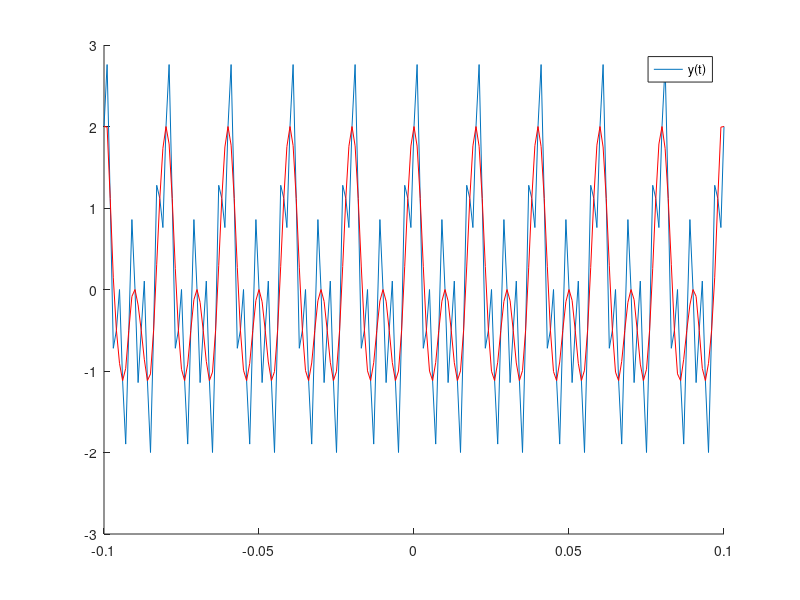
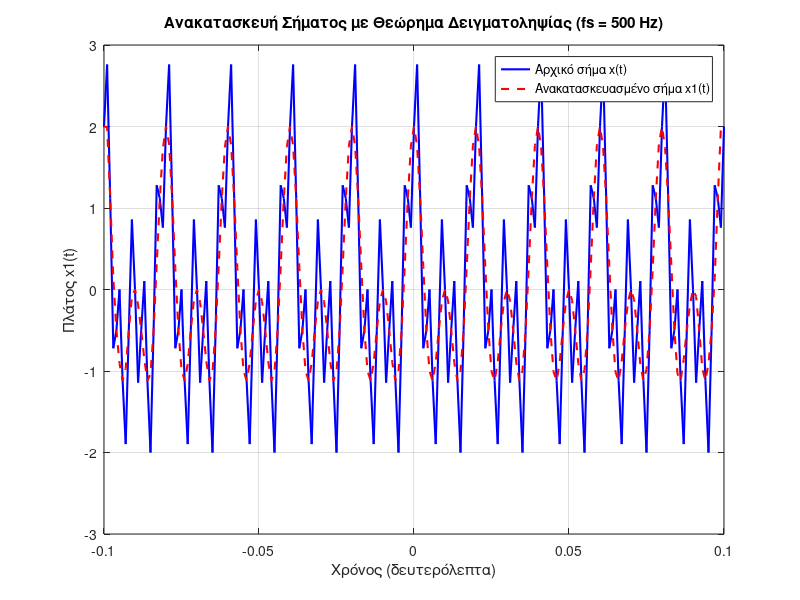

Reproduce these figures in MATLAB, in order.
t=-0.1:.001:0.1;
Ts=0.002;
N1=-50:1:50;
z=cos(100*pi*t)+ cos(200*pi*t)+sin(500*pi*t);
Xs=cos(100*pi*N1*Ts)+cos(200*pi*N1*Ts)+sin(500*pi*N1*Ts);
for k=1:1:length(t)
    x1(k)=Xs*sinc((t(k)-N1*Ts)/Ts)';
end;
hold on;
plot(t,z);
plot(t,x1,'-r');
legend('Xs(t)');
legend('y(t)');% Καθαρισμός του workspace και των figure
clear;
clc;
close all;

% Ορισμός του διαστήματος χρόνου από -0.1 έως 0.1 με βήμα 0.001
t = -0.1:0.001:0.1;

% Συχνότητα δειγματοληψίας
fs = 500; % Hz
Ts = 1/fs; % Περίοδος δειγματοληψίας

% Δειγματοληπτημένα σημεία
N1 = -50:1:50;

% Ορισμός του σήματος z ως άθροισμα των cos(100*pi*t), cos(200*pi*t) και sin(500*pi*t)
z = cos(100*pi*t) + cos(200*pi*t) + sin(500*pi*t);

% Υπολογισμός των δειγμάτων του σήματος
Xs = cos(100*pi*N1*Ts) + cos(200*pi*N1*Ts) + sin(500*pi*N1*Ts);

% Ανακατασκευή του σήματος χρησιμοποιώντας το θεώρημα δειγματοληψίας
x1 = zeros(1, length(t));
for k = 1:length(t)
    x1(k) = Xs * sinc((t(k) - N1*Ts) / Ts)';
end

% Σχεδίαση του αρχικού σήματος
figure;
plot(t, z, 'b', 'LineWidth', 1.5);
hold on;

% Σχεδίαση του ανακατασκευασμένου σήματος
plot(t, x1, 'r--', 'LineWidth', 1.5);

% Προσθήκη υπομνήματος (legend) για τα σήματα
legend('Αρχικό σήμα x(t)', 'Ανακατασκευασμένο σήμα x1(t)');

% Ορισμός του τίτλου του διαγράμματος
title('Ανακατασκευή Σήματος με Θεώρημα Δειγματοληψίας (fs = 500 Hz)');

% Ορισμός των ετικετών των αξόνων
xlabel('Χρόνος (δευτερόλεπτα)');
ylabel('Πλάτος');

% Ενεργοποίηση πλέγματος στο διάγραμμα για καλύτερη ανάγνωση
grid on;

% Ορισμός των ετικετών των αξόνων
xlabel('Χρόνος (δευτερόλεπτα)');
ylabel('Πλάτος x1(t)');

grid on;